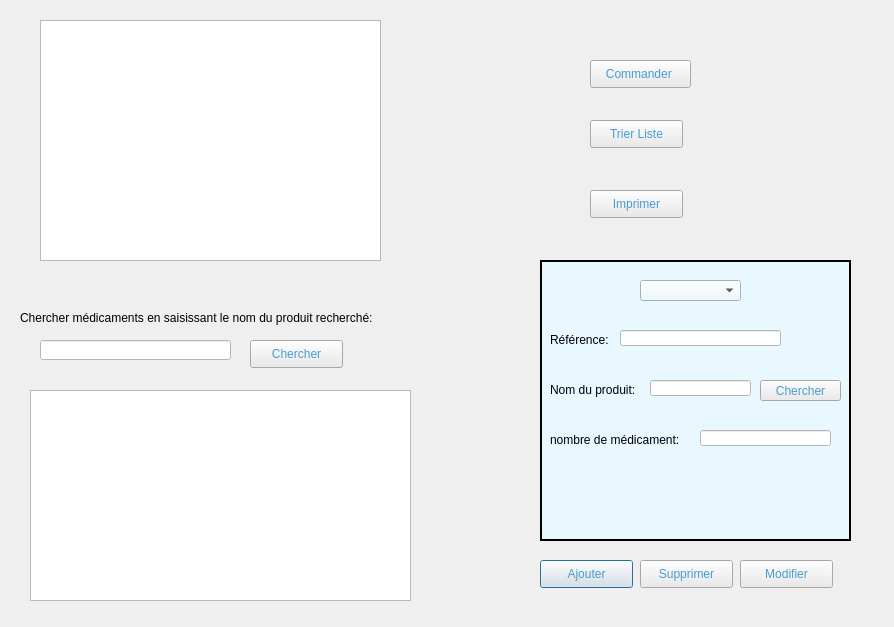
<?xml version="1.0" encoding="UTF-8"?>
<ui version="4.0">
 <class>Amedicament</class>
 <widget class="QDialog" name="Amedicament">
  <property name="geometry">
   <rect>
    <x>0</x>
    <y>0</y>
    <width>894</width>
    <height>627</height>
   </rect>
  </property>
  <property name="windowTitle">
   <string>Gestion des médicaments</string>
  </property>
  <widget class="QLabel" name="label_10">
   <property name="geometry">
    <rect>
     <x>0</x>
     <y>0</y>
     <width>891</width>
     <height>641</height>
    </rect>
   </property>
   <property name="text">
    <string/>
   </property>
  </widget>
  <widget class="QPushButton" name="pushButton_ok">
   <property name="geometry">
    <rect>
     <x>540</x>
     <y>560</y>
     <width>93</width>
     <height>28</height>
    </rect>
   </property>
   <property name="styleSheet">
    <string notr="true">border-color: rgb(0, 123, 180);
font: 10pt &quot;MS Shell Dlg 2&quot;;
color: qlineargradient(spread:reflect, x1:0, y1:0, x2:1, y2:0, stop:0.512712 rgba(70, 156, 208, 255));
background-color: rgb(234, 234, 234);</string>
   </property>
   <property name="text">
    <string>Ajouter</string>
   </property>
  </widget>
  <widget class="QPushButton" name="pushButton_modifier">
   <property name="geometry">
    <rect>
     <x>740</x>
     <y>560</y>
     <width>93</width>
     <height>28</height>
    </rect>
   </property>
   <property name="styleSheet">
    <string notr="true">border-color: rgb(0, 123, 180);
font: 10pt &quot;MS Shell Dlg 2&quot;;
background-color: rgb(234, 234, 234);
color: qlineargradient(spread:reflect, x1:0, y1:0, x2:1, y2:0, stop:0.512712 rgba(70, 156, 208, 255));</string>
   </property>
   <property name="text">
    <string>Modifier</string>
   </property>
  </widget>
  <widget class="QPushButton" name="pushButton_supp">
   <property name="geometry">
    <rect>
     <x>640</x>
     <y>560</y>
     <width>93</width>
     <height>28</height>
    </rect>
   </property>
   <property name="styleSheet">
    <string notr="true">border-color: rgb(0, 123, 180);
font: 10pt &quot;MS Shell Dlg 2&quot;;
background-color: rgb(234, 234, 234);
color: qlineargradient(spread:reflect, x1:0, y1:0, x2:1, y2:0, stop:0.512712 rgba(70, 156, 208, 255));</string>
   </property>
   <property name="text">
    <string>Supprimer</string>
   </property>
  </widget>
  <widget class="QLabel" name="label_9">
   <property name="geometry">
    <rect>
     <x>20</x>
     <y>310</y>
     <width>381</width>
     <height>16</height>
    </rect>
   </property>
   <property name="styleSheet">
    <string notr="true"/>
   </property>
   <property name="text">
    <string>Chercher médicaments en saisissant le nom du produit recherché:</string>
   </property>
  </widget>
  <widget class="QLineEdit" name="lineEdit_nomP_3">
   <property name="geometry">
    <rect>
     <x>40</x>
     <y>340</y>
     <width>191</width>
     <height>20</height>
    </rect>
   </property>
   <property name="styleSheet">
    <string notr="true">background-color: rgb(255, 255, 255);
color: rgb(0, 0, 0);
font: 10pt &quot;MS Shell Dlg 2&quot;;text-decoration:none;</string>
   </property>
   <property name="clearButtonEnabled">
    <bool>true</bool>
   </property>
  </widget>
  <widget class="QPushButton" name="pushButton_rechercher">
   <property name="geometry">
    <rect>
     <x>250</x>
     <y>340</y>
     <width>93</width>
     <height>28</height>
    </rect>
   </property>
   <property name="styleSheet">
    <string notr="true">border-color: rgb(0, 123, 180);
font: 10pt &quot;MS Shell Dlg 2&quot;;
background-color: rgb(234, 234, 234);
color: qlineargradient(spread:reflect, x1:0, y1:0, x2:1, y2:0, stop:0.512712 rgba(70, 156, 208, 255));</string>
   </property>
   <property name="text">
    <string>Chercher</string>
   </property>
  </widget>
  <widget class="QTableView" name="tablemedicament_2">
   <property name="geometry">
    <rect>
     <x>30</x>
     <y>390</y>
     <width>381</width>
     <height>211</height>
    </rect>
   </property>
   <property name="styleSheet">
    <string notr="true">color: rgb(0, 0, 0);</string>
   </property>
  </widget>
  <widget class="QTableView" name="tablemedicament">
   <property name="geometry">
    <rect>
     <x>40</x>
     <y>20</y>
     <width>341</width>
     <height>241</height>
    </rect>
   </property>
   <property name="styleSheet">
    <string notr="true">color: rgb(0, 0, 0);
font: 10pt &quot;MS Shell Dlg 2&quot;;</string>
   </property>
  </widget>
  <widget class="QPushButton" name="pushButton_tri">
   <property name="geometry">
    <rect>
     <x>590</x>
     <y>120</y>
     <width>93</width>
     <height>28</height>
    </rect>
   </property>
   <property name="styleSheet">
    <string notr="true">border-color: rgb(0, 123, 180);
font: 10pt &quot;MS Shell Dlg 2&quot;;
background-color: rgb(234, 234, 234);
color: qlineargradient(spread:reflect, x1:0, y1:0, x2:1, y2:0, stop:0.512712 rgba(70, 156, 208, 255));</string>
   </property>
   <property name="text">
    <string>Trier Liste</string>
   </property>
  </widget>
  <widget class="QPushButton" name="pushButton_imprimer">
   <property name="geometry">
    <rect>
     <x>590</x>
     <y>190</y>
     <width>93</width>
     <height>28</height>
    </rect>
   </property>
   <property name="styleSheet">
    <string notr="true">border-color: rgb(0, 123, 180);
font: 10pt &quot;MS Shell Dlg 2&quot;;
background-color: rgb(234, 234, 234);
color: qlineargradient(spread:reflect, x1:0, y1:0, x2:1, y2:0, stop:0.512712 rgba(70, 156, 208, 255));</string>
   </property>
   <property name="text">
    <string>Imprimer</string>
   </property>
  </widget>
  <widget class="QFrame" name="frame">
   <property name="geometry">
    <rect>
     <x>540</x>
     <y>260</y>
     <width>311</width>
     <height>281</height>
    </rect>
   </property>
   <property name="styleSheet">
    <string notr="true">background-color:rgb(233,248,255);</string>
   </property>
   <property name="frameShape">
    <enum>QFrame::Box</enum>
   </property>
   <property name="frameShadow">
    <enum>QFrame::Plain</enum>
   </property>
   <property name="lineWidth">
    <number>2</number>
   </property>
   <property name="midLineWidth">
    <number>0</number>
   </property>
   <widget class="QLabel" name="label">
    <property name="geometry">
     <rect>
      <x>10</x>
      <y>70</y>
      <width>61</width>
      <height>20</height>
     </rect>
    </property>
    <property name="styleSheet">
     <string notr="true">;</string>
    </property>
    <property name="text">
     <string>Référence:</string>
    </property>
   </widget>
   <widget class="QLabel" name="label_2">
    <property name="geometry">
     <rect>
      <x>10</x>
      <y>120</y>
      <width>91</width>
      <height>20</height>
     </rect>
    </property>
    <property name="styleSheet">
     <string notr="true"/>
    </property>
    <property name="text">
     <string>Nom du produit:</string>
    </property>
   </widget>
   <widget class="QLabel" name="label_3">
    <property name="geometry">
     <rect>
      <x>10</x>
      <y>170</y>
      <width>141</width>
      <height>20</height>
     </rect>
    </property>
    <property name="styleSheet">
     <string notr="true"/>
    </property>
    <property name="text">
     <string>nombre de médicament:</string>
    </property>
   </widget>
   <widget class="QLineEdit" name="lineEdit_ref">
    <property name="geometry">
     <rect>
      <x>80</x>
      <y>70</y>
      <width>161</width>
      <height>16</height>
     </rect>
    </property>
    <property name="styleSheet">
     <string notr="true">background-color: rgb(255, 255, 255);
font: 10pt &quot;MS Shell Dlg 2&quot;;
color: rgb(0, 0, 0);
text-decoration:none;</string>
    </property>
    <property name="clearButtonEnabled">
     <bool>true</bool>
    </property>
   </widget>
   <widget class="QLineEdit" name="lineEdit_nb">
    <property name="geometry">
     <rect>
      <x>160</x>
      <y>170</y>
      <width>131</width>
      <height>16</height>
     </rect>
    </property>
    <property name="styleSheet">
     <string notr="true">background-color: rgb(255, 255, 255);
font: 10pt &quot;MS Shell Dlg 2&quot;;
color: rgb(0, 0, 0);text-decoration:none;</string>
    </property>
    <property name="clearButtonEnabled">
     <bool>true</bool>
    </property>
   </widget>
   <widget class="QPushButton" name="pushButton_chercherP">
    <property name="geometry">
     <rect>
      <x>220</x>
      <y>120</y>
      <width>81</width>
      <height>21</height>
     </rect>
    </property>
    <property name="styleSheet">
     <string notr="true">border-color: rgb(0, 123, 180);
font: 10pt &quot;MS Shell Dlg 2&quot;;
background-color: rgb(234, 234, 234);
color: qlineargradient(spread:reflect, x1:0, y1:0, x2:1, y2:0, stop:0.512712 rgba(70, 156, 208, 255));</string>
    </property>
    <property name="text">
     <string>Chercher</string>
    </property>
   </widget>
   <widget class="QComboBox" name="comboBox">
    <property name="geometry">
     <rect>
      <x>100</x>
      <y>20</y>
      <width>101</width>
      <height>21</height>
     </rect>
    </property>
   </widget>
   <widget class="QLineEdit" name="lineEdit_nomP">
    <property name="geometry">
     <rect>
      <x>110</x>
      <y>120</y>
      <width>101</width>
      <height>16</height>
     </rect>
    </property>
    <property name="styleSheet">
     <string notr="true">background-color: rgb(255, 255, 255);</string>
    </property>
    <property name="clearButtonEnabled">
     <bool>true</bool>
    </property>
   </widget>
  </widget>
  <widget class="QPushButton" name="pushButton_commander">
   <property name="geometry">
    <rect>
     <x>590</x>
     <y>60</y>
     <width>101</width>
     <height>28</height>
    </rect>
   </property>
   <property name="styleSheet">
    <string notr="true">border-color: rgb(0, 123, 180);
font: 10pt &quot;MS Shell Dlg 2&quot;;
background-color: rgb(234, 234, 234);
color: qlineargradient(spread:reflect, x1:0, y1:0, x2:1, y2:0, stop:0.512712 rgba(70, 156, 208, 255));</string>
   </property>
   <property name="text">
    <string>Commander </string>
   </property>
  </widget>
 </widget>
 <resources/>
 <connections/>
</ui>
